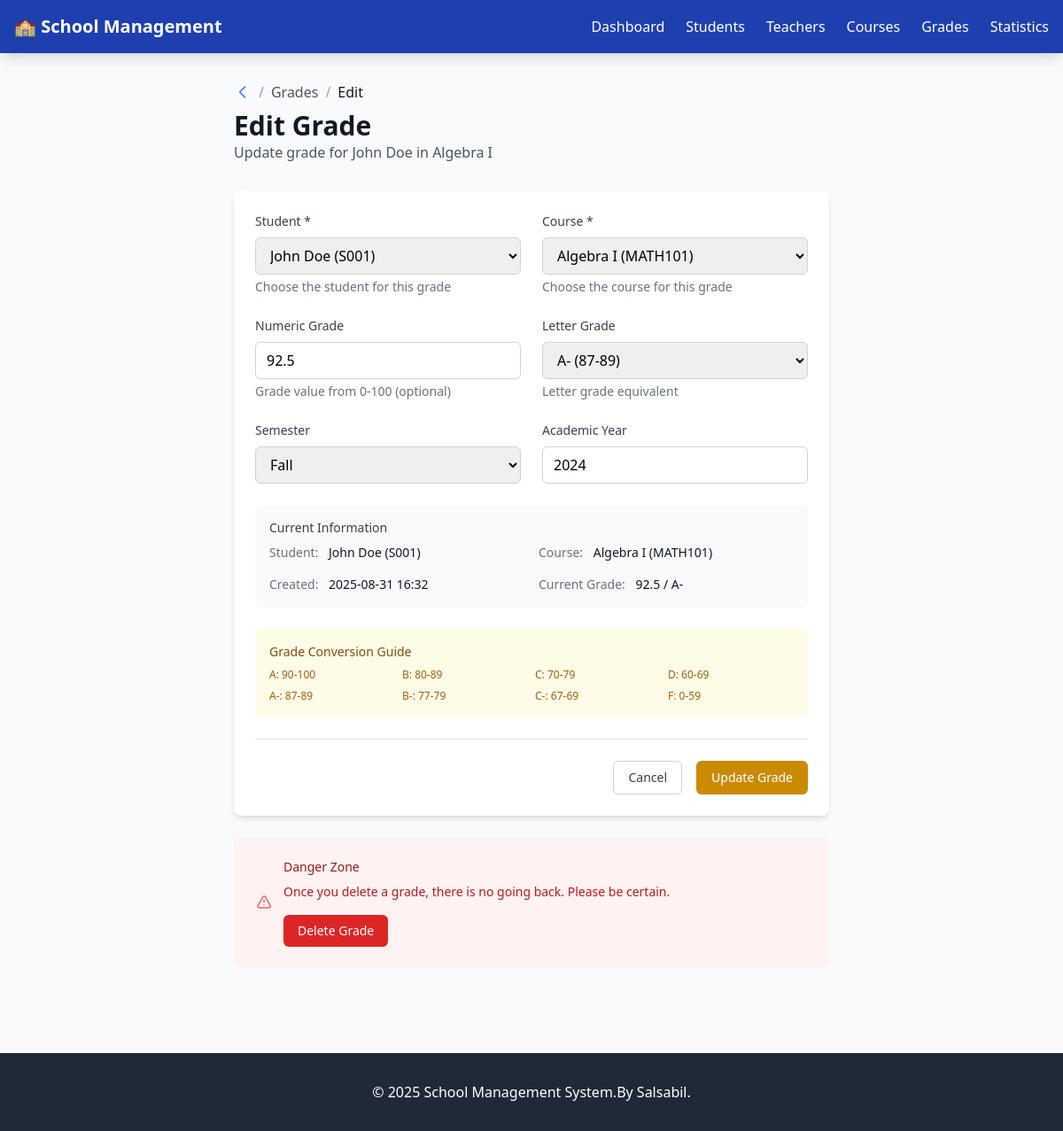
/grades/1/edit, run on the app's committed database.
### models/your_model.py (models this page shows, shortened)
class Student(db.Model):
    __tablename__ = 'students'
    id = db.Column(db.Integer, primary_key=True)
    student_id = db.Column(db.String(10), unique=True, nullable=False)
    first_name = db.Column(db.String(50), nullable=False)
    last_name = db.Column(db.String(50), nullable=False)
    email = db.Column(db.String(100), unique=True, nullable=False)
    date_of_birth = db.Column(db.Date)
    grade_level = db.Column(db.Integer)
    enrollment_date = db.Column(db.Date, default=datetime.utcnow().date)
    status = db.Column(db.String(20), default='active')
    enrollments = db.relationship('Enrollment', backref='student', lazy=True, cascade='all, delete-orphan')
    grades = db.relationship('Grade', backref='student', lazy=True, cascade='all, delete-orphan')
    @property
    def full_name(self):
        return f"{self.first_name} {self.last_name}"

class Course(db.Model):
    __tablename__ = 'courses'
    id = db.Column(db.Integer, primary_key=True)
    course_code = db.Column(db.String(20), unique=True, nullable=False)
    course_name = db.Column(db.String(100), nullable=False)
    description = db.Column(db.Text)
    credits = db.Column(db.Integer, default=1)
    max_students = db.Column(db.Integer, default=30)
    teacher_id = db.Column(db.Integer, db.ForeignKey('teachers.id', ondelete='SET NULL'), nullable=True)
    enrollments = db.relationship('Enrollment', backref='course', lazy=True, cascade='all, delete-orphan')
    grades = db.relationship('Grade', backref='course', lazy=True, cascade='all, delete-orphan')

class Grade(db.Model):
    __tablename__ = 'grades'
    id = db.Column(db.Integer, primary_key=True)
    student_id = db.Column(db.Integer, db.ForeignKey('students.id', ondelete='CASCADE'), nullable=False)
    course_id = db.Column(db.Integer, db.ForeignKey('courses.id', ondelete='CASCADE'), nullable=False)
    grade_value = db.Column(db.Float)
    grade_letter = db.Column(db.String(3))
    semester = db.Column(db.String(20))
    academic_year = db.Column(db.Integer)
    created_at = db.Column(db.DateTime, default=datetime.utcnow)

### index.py (the view, shortened to what this page needs)
@app.route('/grades/<int:id>/edit', methods=['GET', 'POST'])
def grade_edit(id):
    grade = Grade.query.get_or_404(id)
    students = Student.query.all()
    courses = Course.query.all()
    return render_template('grades/edit.html', grade=grade, students=students, courses=courses)

### templates/grades/edit.html (shortened to what this page needs)
{% extends "base.html" %}
{% block content %}
<div class="max-w-2xl mx-auto">
    <div class="mb-8">
        <div class="flex items-center space-x-2 mb-2">
            <a href="{{ url_for('grades_list') }}" class="text-blue-500 hover:text-blue-600">
                <svg class="h-5 w-5" fill="none" stroke="currentColor" viewBox="0 0 24 24">
                    <path stroke-linecap="round" stroke-linejoin="round" stroke-width="2" d="M15 19l-7-7 7-7"></path>
                </svg>
            </a>
            <span class="text-gray-400">/</span>
            <span class="text-gray-600">Grades</span>
            <span class="text-gray-400">/</span>
            <span class="text-gray-900 font-medium">Edit</span>
        </div>
        <h1 class="text-3xl font-bold text-gray-900">Edit Grade</h1>
        <p class="text-gray-600">Update grade for {{ grade.student.full_name }} in {{ grade.course.course_name }}</p>
    </div>
    <div class="bg-white rounded-lg shadow-md p-6">
        <form method="POST" class="space-y-6">
            <div class="grid grid-cols-1 md:grid-cols-2 gap-6">
                <div>
                    <label for="student_id" class="block text-sm font-medium text-gray-700 mb-2">Student *</label>
                    <select id="student_id" name="student_id" required
                            class="w-full px-3 py-2 border border-gray-300 rounded-md shadow-sm focus:outline-none focus:ring-2 focus:ring-yellow-500 focus:border-yellow-500">
                        {% for student in students %}
                        <option value="{{ student.id }}" {% if grade.student_id == student.id %}selected{% endif %}>
                            {{ student.full_name }} ({{ student.student_id }})
                        </option>
                        {% endfor %}
                    </select>
                    <p class="mt-1 text-sm text-gray-500">Choose the student for this grade</p>
                </div>
                <div>
                    <label for="course_id" class="block text-sm font-medium text-gray-700 mb-2">Course *</label>
                    <select id="course_id" name="course_id" required
                            class="w-full px-3 py-2 border border-gray-300 rounded-md shadow-sm focus:outline-none focus:ring-2 focus:ring-yellow-500 focus:border-yellow-500">
                        {% for course in courses %}
                        <option value="{{ course.id }}" {% if grade.course_id == course.id %}selected{% endif %}>
                            {{ course.course_name }} ({{ course.course_code }})
                        </option>
                        {% endfor %}
                    </select>
                    <p class="mt-1 text-sm text-gray-500">Choose the course for this grade</p>
                </div>
            </div>
            <div class="grid grid-cols-1 md:grid-cols-2 gap-6">
                <div>
                    <label for="grade_value" class="block text-sm font-medium text-gray-700 mb-2">Numeric Grade</label>
                    <input type="number" id="grade_value" name="grade_value" min="0" max="100" step="0.1"
                           value="{{ grade.grade_value or '' }}"
                           class="w-full px-3 py-2 border border-gray-300 rounded-md shadow-sm focus:outline-none focus:ring-2 focus:ring-yellow-500 focus:border-yellow-500"
                           placeholder="e.g., 92.5">
                    <p class="mt-1 text-sm text-gray-500">Grade value from 0-100 (optional)</p>
                </div>
                <div>
                    <label for="grade_letter" class="block text-sm font-medium text-gray-700 mb-2">Letter Grade</label>
                    <select id="grade_letter" name="grade_letter"
                            class="w-full px-3 py-2 border border-gray-300 rounded-md shadow-sm focus:outline-none focus:ring-2 focus:ring-yellow-500 focus:border-yellow-500">
                        <option value="A-" {% if grade.grade_letter == 'A-' %}selected{% endif %}>A- (87-89)</option>
                    </select>
                    <p class="mt-1 text-sm text-gray-500">Letter grade equivalent</p>
                </div>
            </div>
            <div class="grid grid-cols-1 md:grid-cols-2 gap-6">
                <div>
                    <label for="semester" class="block text-sm font-medium text-gray-700 mb-2">Semester</label>
                    <select id="semester" name="semester"
                            class="w-full px-3 py-2 border border-gray-300 rounded-md shadow-sm focus:outline-none focus:ring-2 focus:ring-yellow-500 focus:border-yellow-500">
                        <option value="Fall" {% if grade.semester == 'Fall' %}selected{% endif %}>Fall</option>
                    </select>
                </div>
                <div>
                    <label for="academic_year" class="block text-sm font-medium text-gray-700 mb-2">Academic Year</label>
                    <input type="number" id="academic_year" name="academic_year" min="2000" max="2030"
                           value="{{ grade.academic_year or 2024 }}"
                           class="w-full px-3 py-2 border border-gray-300 rounded-md shadow-sm focus:outline-none focus:ring-2 focus:ring-yellow-500 focus:border-yellow-500"
                           placeholder="e.g., 2024">
                </div>
            </div>
            <div class="bg-gray-50 rounded-lg p-4">
                <h3 class="text-sm font-medium text-gray-700 mb-2">Current Information</h3>
                <div class="grid grid-cols-1 md:grid-cols-2 gap-4 text-sm">
                    <div>
                        <span class="text-gray-500">Student:</span>
                        <span class="ml-2 text-gray-900">{{ grade.student.full_name }} ({{ grade.student.student_id }})</span>
                    </div>
                    <div>
                        <span class="text-gray-500">Course:</span>
                        <span class="ml-2 text-gray-900">{{ grade.course.course_name }} ({{ grade.course.course_code }})</span>
                    </div>
                    <div>
                        <span class="text-gray-500">Created:</span>
                        <span class="ml-2 text-gray-900">{{ grade.created_at.strftime('%Y-%m-%d %H:%M') if grade.created_at else 'N/A' }}</span>
                    </div>
                    <div>
                        <span class="text-gray-500">Current Grade:</span>
                        <span class="ml-2 text-gray-900">
                            {% if grade.grade_value %}{{ "%.1f"|format(grade.grade_value) }}{% endif %}
                            {% if grade.grade_letter %}{% if grade.grade_value %} / {% endif %}{{ grade.grade_letter }}{% endif %}
                        </span>
                    </div>
                </div>
            </div>
            <div class="bg-yellow-50 rounded-lg p-4">
                <h3 class="text-sm font-medium text-yellow-800 mb-2">Grade Conversion Guide</h3>
                <div class="grid grid-cols-2 md:grid-cols-4 gap-2 text-xs text-yellow-700">
                    <div>A: 90-100</div>
                    <div>B: 80-89</div>
                    <div>C: 70-79</div>
                    <div>D: 60-69</div>
                    <div>A-: 87-89</div>
                    <div>B-: 77-79</div>
                    <div>C-: 67-69</div>
                    <div>F: 0-59</div>
                </div>
            </div>
            <div class="flex justify-end space-x-4 pt-6 border-t border-gray-200">
                <a href="{{ url_for('grades_list') }}"
                   class="px-4 py-2 border border-gray-300 rounded-md shadow-sm text-sm font-medium text-gray-700 bg-white hover:bg-gray-50 focus:outline-none focus:ring-2 focus:ring-offset-2 focus:ring-yellow-500">
                    Cancel
                </a>
                <button type="submit"
                        class="px-4 py-2 border border-transparent rounded-md shadow-sm text-sm font-medium text-white bg-yellow-600 hover:bg-yellow-700 focus:outline-none focus:ring-2 focus:ring-offset-2 focus:ring-yellow-500">
                    Update Grade
                </button>
            </div>
        </form>
    </div>
    <div class="bg-red-50 rounded-lg p-6 mt-6">
        <div class="flex items-center">
            <div class="flex-shrink-0">
                <svg class="h-5 w-5 text-red-400" fill="none" stroke="currentColor" viewBox="0 0 24 24">
                    <path stroke-linecap="round" stroke-linejoin="round" stroke-width="2" d="M12 9v2m0 4h.01m-6.938 4h13.856c1.54 0 2.502-1.667 1.732-2.5L13.732 4c-.77-.833-1.964-.833-2.732 0L3.732 16.5c-.77.833.192 2.5 1.732 2.5z"></path>
                </svg>
            </div>
            <div class="ml-3">
                <h3 class="text-sm font-medium text-red-800">Danger Zone</h3>
                <div class="mt-2 text-sm text-red-700">
                    <p>Once you delete a grade, there is no going back. Please be certain.</p>
                </div>
                <div class="mt-4">
                    <form method="POST" action="{{ url_for('grade_delete', id=grade.id) }}" class="inline" onsubmit="return confirm('Are you absolutely sure you want to delete this grade? This action cannot be undone.')">
                        <button type="submit" class="bg-red-600 hover:bg-red-700 text-white text-sm font-medium px-4 py-2 rounded-md transition-colors">
                            Delete Grade
                        </button>
                    </form>
                </div>
            </div>
        </div>
    </div>
</div>
{% endblock %}

### data on the page
Student: student.full_name "John Doe", student.student_id "S001"
Course: course.course_name "Algebra I", course.course_code "MATH101"
Grade: student_id "John Doe (S001)", course_id "Algebra I (MATH101)", grade_value "92.5", grade_letter "A- (87-89)", semester "Fall", academic_year "2024", created_at "2025-08-31 16:32", grade_letter "A-"
